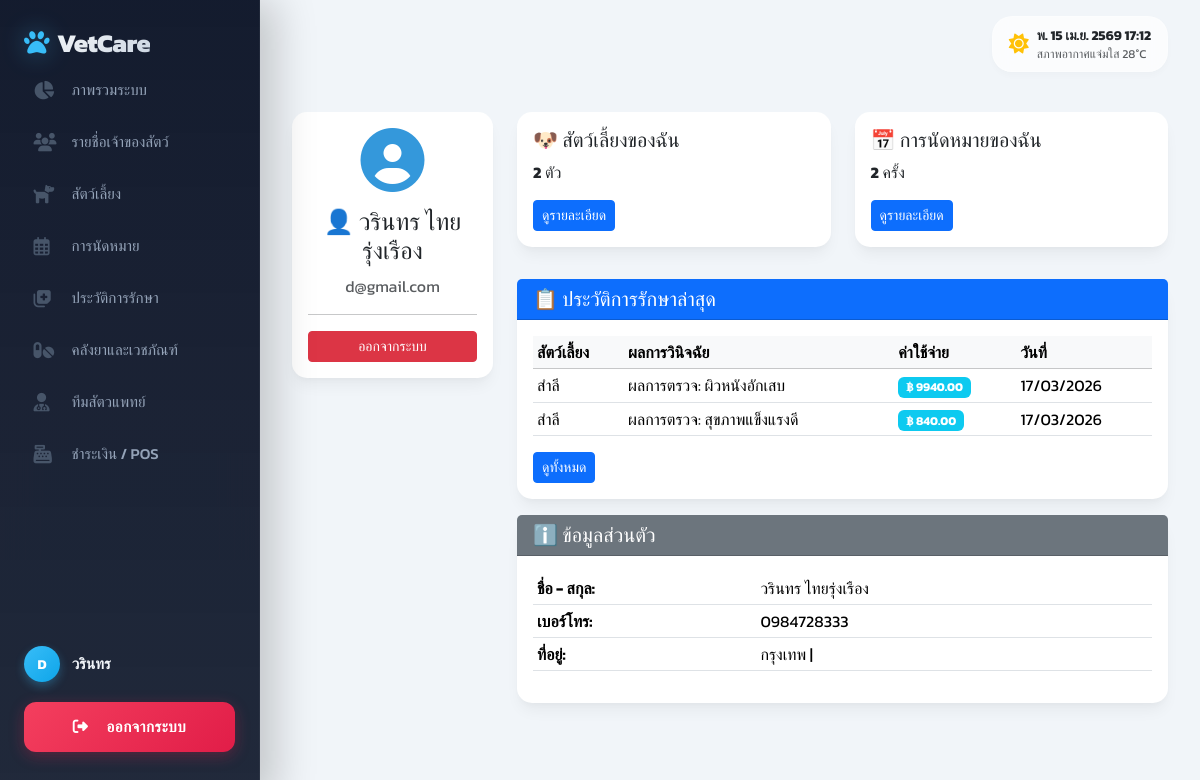
Page /profile/ (signed in) on the committed database.
### myapp/models.py (models this page shows, shortened)
class Owner(models.Model):
    from django.conf import settings
    user = models.OneToOneField(settings.AUTH_USER_MODEL, on_delete=models.SET_NULL, null=True, blank=True, related_name='owner_profile', verbose_name='บัญชีผู้ใช้')
    first_name = models.CharField(max_length=100)
    last_name = models.CharField(max_length=100)
    customer_id = models.CharField(max_length=50, blank=True, null=True, verbose_name='รหัสลูกค้า')
    phone = models.CharField(max_length=15, blank=True, null=True)
    address = models.TextField(blank=True, null=True)

class MedicalRecord(models.Model):
    VISIT_TYPE_CHOICES = [
        ('ตรวจสุขภาพทั่วไป', 'ตรวจสุขภาพทั่วไป'),
        ('ฉีดวัคซีน', 'ฉีดวัคซีน'),
        ('รักษาโรค', 'รักษาโรค'),
        ('ผ่าตัด', 'ผ่าตัด'),
        ('ทำหมัน', 'ทำหมัน'),
        ('อาบน้ำ-ตัดขน', 'อาบน้ำ-ตัดขน'),
        ('ฉุกเฉิน', 'ฉุกเฉิน'),
        ('อื่นๆ', 'อื่นๆ'),
    ]
    ref_no      = models.CharField(max_length=20, blank=True, null=True, verbose_name='เลขที่เอกสาร')
    pet         = models.ForeignKey(Pet, on_delete=models.CASCADE, verbose_name='สัตว์เลี้ยง')
    vet         = models.ForeignKey(Vet, on_delete=models.SET_NULL, null=True, blank=True, verbose_name='สัตวแพทย์')
    visit_date  = models.DateField(blank=True, null=True, verbose_name='วันที่เข้ารับบริการ')
    visit_type  = models.CharField(max_length=50, choices=VISIT_TYPE_CHOICES, blank=True, null=True, verbose_name='ประเภทการเข้ารับบริการ')
    weight      = models.DecimalField(max_digits=5, decimal_places=2, blank=True, null=True, verbose_name='น้ำหนัก (กก.)')
    temperature = models.DecimalField(max_digits=4, decimal_places=1, blank=True, null=True, verbose_name='อุณหภูมิ (°C)')
    symptoms    = models.TextField(blank=True, null=True, verbose_name='อาการที่พบ')
    diagnosis   = models.TextField(verbose_name='ผลการวินิจฉัย')
    treatment   = models.TextField(verbose_name='วิธีการรักษา')
    medicines   = models.ManyToManyField(Medicine, blank=True, verbose_name='ยาที่ใช้')
    cost        = models.DecimalField(max_digits=10, decimal_places=2, default=0, verbose_name='ค่าใช้จ่าย')
    is_paid     = models.BooleanField(default=False, verbose_name='สถานะการชำระเงิน')
    next_visit  = models.DateField(blank=True, null=True, verbose_name='วันนัดครั้งต่อไป')
    notes       = models.TextField(blank=True, null=True, verbose_name='หมายเหตุเพิ่มเติม')
    created_at  = models.DateTimeField(auto_now_add=True)

class Pet(models.Model):
    owner = models.ForeignKey(Owner, on_delete=models.CASCADE, related_name='pets')
    name = models.CharField(max_length=100)
    customer_id = models.CharField(max_length=50, blank=True, null=True, verbose_name='รหัสลูกค้า')
    microchip_number = models.CharField(max_length=50, blank=True, null=True, verbose_name='เลขที่ชิป')
    price_level_choices = [
        ('ราคาปกติ', 'ราคาปกติ'),
        ('ราคาพิเศษ', 'ราคาพิเศษ')
    ]
    price_level = models.CharField(max_length=50, choices=price_level_choices, blank=True, null=True, verbose_name='ระดับราคา')
    sex_choices = [
        ('M', 'ตัวผู้'),
        ('F', 'ตัวเมีย')
    ]
    sex = models.CharField(max_length=10, choices=sex_choices, blank=True, null=True, verbose_name='เพศ')
    species = models.CharField(max_length=50, verbose_name='ประเภทสัตว์')
    breed = models.CharField(max_length=50, blank=True, null=True, verbose_name='สายพันธุ์')
    remarks = models.TextField(blank=True, null=True, verbose_name='หมายเหตุ')
    image = models.ImageField(upload_to='pet_images/', blank=True, null=True, verbose_name='รูปภาพสัตว์เลี้ยง')
    birth_date = models.DateField(blank=True, null=True, verbose_name='วันเกิด')

### myapp/views.py (the view)
# urls.py: path('profile/', views.owner_profile, name='owner_profile'),
def owner_profile(request):
    if not request.user.is_authenticated:
        owner = Owner.objects.first()
    else:
        owner = getattr(request.user, 'owner_profile', None)
    if not owner:
        if request.user.is_staff:
            return redirect('admin_dashboard')
        return redirect('client_register_pet')
    pets = owner.pets.all()
    medical_records = MedicalRecord.objects.filter(pet__owner=owner).order_by('-created_at')[:5]
    context = {
        'owner': owner,
        'pets': pets,
        'medical_records': medical_records,
    }
    return render(request, 'myapp/owner/owner_profile.html', context)

### myapp/templates/myapp/owner/owner_profile.html (shortened to what this page needs)
{% extends 'myapp/core/base.html' %}
{% block content %}
<div class="row">
    <div class="col-md-3">
        <div class="card">
            <div class="card-body text-center">
                <div class="mb-3">
                    <i class="fas fa-user-circle" style="font-size: 4rem; color: #3498db;"></i>
                </div>
                <h4>👤 {{ request.user.get_full_name }}</h4>
                <p class="text-muted">{{ request.user.email }}</p>
                <hr>
                <a href="{% url 'logout' %}" class="btn btn-danger btn-sm w-100">ออกจากระบบ</a>
            </div>
        </div>
    </div>
    <div class="col-md-9">
        <div class="row">
            <div class="col-md-6 mb-3">
                <div class="card">
                    <div class="card-body">
                        <h5 class="card-title">🐶 สัตว์เลี้ยงของฉัน</h5>
                        <p class="card-text">
                            <strong>{{ owner.pets.count }}</strong> ตัว
                        </p>
                        <a href="{% url 'owner_pets' %}" class="btn btn-primary btn-sm">ดูรายละเอียด</a>
                    </div>
                </div>
            </div>
            <div class="col-md-6 mb-3">
                <div class="card">
                    <div class="card-body">
                        <h5 class="card-title">📅 การนัดหมายของฉัน</h5>
                        <p class="card-text">
                            <strong>{{ medical_records.count }}</strong> ครั้ง
                        </p>
                        <a href="{% url 'owner_appointments' %}" class="btn btn-primary btn-sm">ดูรายละเอียด</a>
                    </div>
                </div>
            </div>
        </div>
        <div class="card mt-3">
            <div class="card-header bg-primary text-white">
                <h5 class="mb-0">📋 ประวัติการรักษาล่าสุด</h5>
            </div>
            <div class="card-body">
                {% if medical_records %}
                    <div class="table-responsive">
                        <table class="table table-sm">
                            <thead class="table-light">
                                <tr>
                                    <th>สัตว์เลี้ยง</th>
                                    <th>ผลการวินิจฉัย</th>
                                    <th>ค่าใช้จ่าย</th>
                                    <th>วันที่</th>
                                </tr>
                            </thead>
                            <tbody>
                                {% for record in medical_records %}
                                <tr>
                                    <td>{{ record.pet.name }}</td>
                                    <td>{{ record.diagnosis|truncatewords:10 }}</td>
                                    <td><span class="badge bg-info">฿ {{ record.cost }}</span></td>
                                    <td>{{ record.created_at|date:"d/m/Y" }}</td>
                                </tr>
                                {% endfor %}
                            </tbody>
                        </table>
                    </div>
                    <a href="{% url 'owner_appointments' %}" class="btn btn-sm btn-primary">ดูทั้งหมด</a>
                {% else %}
                    <p class="text-muted">ยังไม่มีประวัติการรักษา</p>
                {% endif %}
            </div>
        </div>
        <div class="card mt-3">
            <div class="card-header bg-secondary text-white">
                <h5 class="mb-0">ℹ️ ข้อมูลส่วนตัว</h5>
            </div>
            <div class="card-body">
                <table class="table table-sm">
                    <tr>
                        <th>ชื่อ - สกุล:</th>
                        <td>{{ owner.first_name }} {{ owner.last_name }}</td>
                    </tr>
                    <tr>
                        <th>เบอร์โทร:</th>
                        <td>{{ owner.phone|default:"ไม่ระบุ" }}</td>
                    </tr>
                    <tr>
                        <th>ที่อยู่:</th>
                        <td>{{ owner.address|default:"ไม่ระบุ" }}</td>
                    </tr>
                </table>
            </div>
        </div>
    </div>
</div>
{% endblock %}

### myapp/templates/myapp/core/base.html (shortened to what this page needs)
<!DOCTYPE html>
<html lang="th" data-bs-theme="light">
<head>
    <link href="https://cdn.jsdelivr.net/npm/bootstrap@5.3.3/dist/css/bootstrap.min.css" rel="stylesheet">
    <link rel="stylesheet" href="https://cdnjs.cloudflare.com/ajax/libs/font-awesome/6.4.0/css/all.min.css">
</head>
<body>
    {% if request.user.is_authenticated %}
    <aside class="sidebar d-flex flex-column" id="sidebar">
        <div class="sidebar-header d-flex justify-content-between align-items-center mb-1">
            <a href="{% url 'dashboard' %}" class="sidebar-brand mb-0">
                <i class="fas fa-paw me-2"></i> VetCare
            </a>
        </div>
        <div class="sidebar-content">
            <ul class="nav flex-column nav-sidebar w-100">
                <li class="nav-item">
                    <a class="nav-link {% if request.path == '/' or '/dashboard' in request.path %}active{% endif %}" href="{% url 'dashboard' %}">
                        <i class="fas fa-chart-pie"></i> ภาพรวมระบบ
                    </a>
                </li>
                <li class="nav-item">
                    <a class="nav-link {% if '/owners' in request.path %}active{% endif %}" href="{% url 'owner_list' %}">
                        <i class="fas fa-users"></i> รายชื่อเจ้าของสัตว์
                    </a>
                </li>
                <li class="nav-item">
                    <a class="nav-link {% if '/pets' in request.path %}active{% endif %}" href="{% url 'pet_list' %}">
                        <i class="fas fa-dog"></i> สัตว์เลี้ยง
                    </a>
                </li>
                <li class="nav-item">
                    <a class="nav-link {% if '/appointments' in request.path %}active{% endif %}" href="{% url 'appointment_list' %}">
                        <i class="far fa-calendar-alt"></i> การนัดหมาย
                    </a>
                </li>
                <li class="nav-item">
                    <a class="nav-link {% if '/medical-records' in request.path %}active{% endif %}" href="{% url 'medical_record_list' %}">
                        <i class="fas fa-notes-medical"></i> ประวัติการรักษา
                    </a>
                </li>
                <li class="nav-item">
                    <a class="nav-link {% if '/medicines' in request.path %}active{% endif %}" href="{% url 'medicine_list' %}">
                        <i class="fas fa-pills"></i> คลังยาและเวชภัณฑ์
                    </a>
                </li>
                <li class="nav-item">
                    <a class="nav-link {% if '/vets' in request.path %}active{% endif %}" href="{% url 'vet_list' %}">
                        <i class="fas fa-user-md"></i> ทีมสัตวแพทย์
                    </a>
                </li>
                <li class="nav-item">
                    <a class="nav-link {% if '/pos' in request.path %}active{% endif %}" href="{% url 'pos' %}">
                        <i class="fas fa-cash-register"></i> ชำระเงิน / POS
                    </a>
                </li>
            </ul>
        </div>
        <div class="sidebar-footer">
            <div class="user-profile-mini">
                <div class="avatar-circle">
                    {{ request.user.username|make_list|first|upper }}
                </div>
                <div class="username">
                    {% if request.user.first_name %}{{ request.user.first_name }}{% else %}{{ request.user.username }}{% endif %}
                </div>
            </div>
            <form action="{% url 'logout' %}" method="post" class="px-0">
                <button type="submit" class="btn btn-logout-premium">
                    <i class="fas fa-sign-out-alt me-2"></i>ออกจากระบบ
                </button>
            </form>
        </div>
    </aside>
    {% endif %}
    {% if request.user.is_authenticated %}
    <header class="navbar-top d-flex justify-content-between align-items-center">
        <div class="d-flex align-items-center gap-3">
            <div class="glass-widget d-none d-md-flex align-items-center">
                <i class="fas fa-sun text-warning me-2 fs-5"></i>
                <div>
                    <div class="fw-bold" style="font-size: 0.85rem;" id="datetimeWidget">Loading...</div>
                    <div class="text-muted" style="font-size: 0.75rem;">สภาพอากาศแจ่มใส 28°C</div>
                </div>
            </div>
        </div>
    </header>
    {% endif %}
    <main class="main-wrapper">
        <div class="container-fluid px-0">
            {% block content %}{% endblock %}
        </div>
    </main>
</body>
</html>

### rows in the picture
Owner: pets.count "2", first_name "วรินทร", last_name "ไทยรุ่งเรือง", phone "0984728333", address "กรุงเทพ |"
MedicalRecord: pet.name "สำลี", diagnosis "ผลการตรวจ: ผิวหนังอักเสบ", cost "9940.00", created_at "17/03/2026"
MedicalRecord: pet.name "สำลี", diagnosis "ผลการตรวจ: สุขภาพแข็งแรงดี", cost "840.00", created_at "17/03/2026"

### other values in the picture
{{ request.user.username|make_list|first|upper }} "D"
{{ request.user.first_name }} "วรินทร"
{{ request.user.get_full_name }} "วรินทร ไทยรุ่งเรือง"
{{ request.user.email }} "d@gmail.com"
{{ medical_records.count }} "2"
